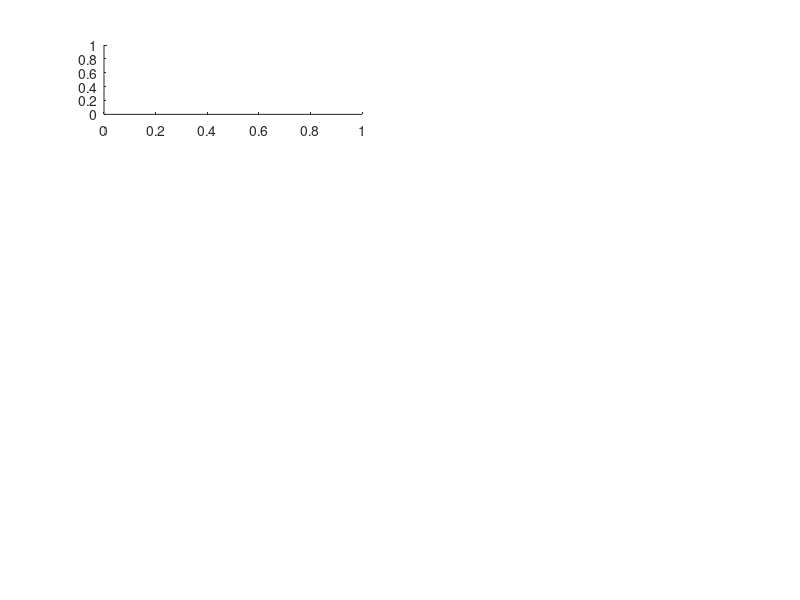

This figure's MATLAB source: (Note: this script raises an error after producing the figure.)
load fig3a

figure('position',[614,-3,560,866]);
cnt = 1;
for i = 1:size(mapStore,1)
    for j = 1:size(mapStore,2)
        subplot(size(mapStore,1),size(mapStore,2),cnt)
        colorMapBRK(mapStore{i,j});
        text(0,size(mapStore{i,j},1)+3,sprintf('%d Hz',round(peakRates(i,j))))
        cnt = cnt + 1;
    end
    
    sc(i,1) = analyses.spatialCrossCorrelation(mapStore{i,1},mapStore{i,2});
end
